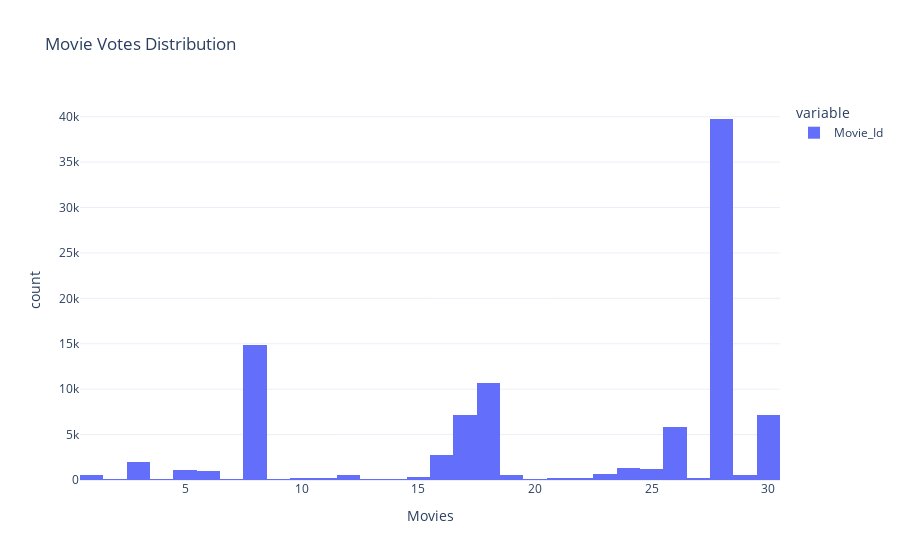

Here is the notebook cell this chart was saved with:
### Code cell
px.histogram(data_frame=movies['Movie_Id'],
             labels={'value':'Movies'}, title='Movie Votes Distribution',
             template='plotly_white')

### Figure 1 — Plotly figure (JSON) as saved in the notebook; plotly's stock layout.template omitted (floating-point values rounded to 4 significant figures; data arrays with more than 128 entries replaced by an {"elided": "..."} marker saying what was removed)
{"data": [{"alignmentgroup": "True", "bingroup": "x", "hovertemplate": "variable=Movie_Id<br>Movies=%{x}<br>count=%{y}<extra></extra>", "legendgroup": "Movie_Id", "marker": {"color": "#636efa", "pattern": {"shape": ""}}, "name": "Movie_Id", "offsetgroup": "Movie_Id", "orientation": "v", "showlegend": true, "type": "histogram", "x": {"elided": "100000 int values"}, "xaxis": "x", "yaxis": "y"}], "layout": {"barmode": "relative", "legend": {"title": {"text": "variable"}, "tracegroupgap": 0}, "title": {"text": "Movie Votes Distribution"}, "xaxis": {"anchor": "y", "domain": [0, 1], "title": {"text": "Movies"}}, "yaxis": {"anchor": "x", "domain": [0, 1], "title": {"text": "count"}}}}
